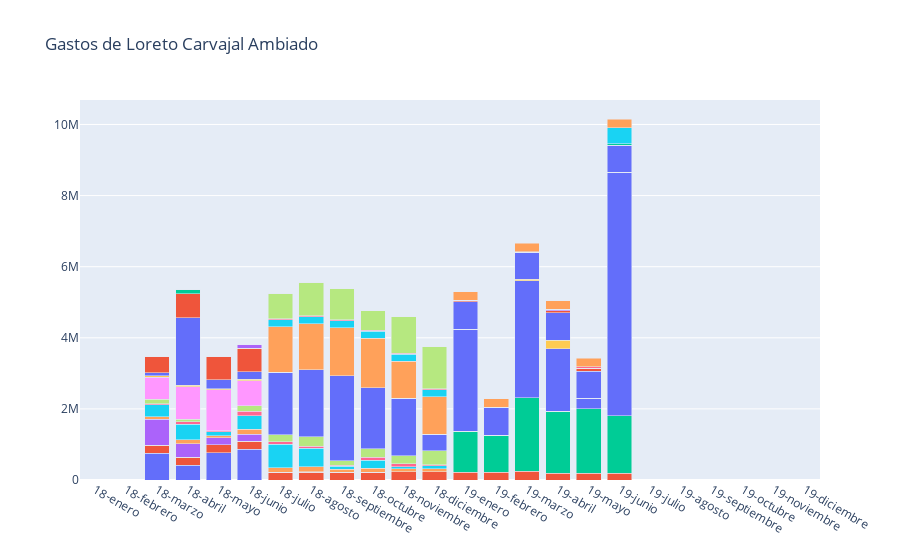

Notebook source saved alongside this figure:
### Code cell
get_all_info(974)

### Figure 1 — Plotly figure (JSON) as saved in the notebook; plotly's stock layout.template omitted (floating-point values rounded to 4 significant figures)
{"data": [{"name": "Oficinas parlamentarias (incluye arriendos, consumos básicos, internet, etc.)  ", "type": "bar", "x": ["18-enero", "18-febrero", "18-marzo", "18-abril", "18-mayo", "18-junio", "18-julio", "18-agosto", "18-septiembre", "18-octubre", "18-noviembre", "18-diciembre", "19-enero", "19-febrero", "19-marzo", "19-abril", "19-mayo", "19-junio", "19-julio", "19-agosto", "19-septiembre", "19-octubre", "19-noviembre", "19-diciembre"], "y": [0, 0, 753256, 413400, 760000, 869009, 0, 0, 0, 0, 0, 0, 0, 0, 0, 0, 0, 0, 0, 0, 0, 0, 0, 0]}, {"name": "Telefonía  ", "type": "bar", "x": ["18-enero", "18-febrero", "18-marzo", "18-abril", "18-mayo", "18-junio", "18-julio", "18-agosto", "18-septiembre", "18-octubre", "18-noviembre", "18-diciembre", "19-enero", "19-febrero", "19-marzo", "19-abril", "19-mayo", "19-junio", "19-julio", "19-agosto", "19-septiembre", "19-octubre", "19-noviembre", "19-diciembre"], "y": [0, 0, 231022, 226093, 233852, 222522, 222522, 222522, 222522, 222522, 226534, 230863, 222522, 222522, 246816, 183470, 183470, 183439, 0, 0, 0, 0, 0, 0]}, {"name": "Traslación  ", "type": "bar", "x": ["18-enero", "18-febrero", "18-marzo", "18-abril", "18-mayo", "18-junio", "18-julio", "18-agosto", "18-septiembre", "18-octubre", "18-noviembre", "18-diciembre", "19-enero", "19-febrero", "19-marzo", "19-abril", "19-mayo", "19-junio", "19-julio", "19-agosto", "19-septiembre", "19-octubre", "19-noviembre", "19-diciembre"], "y": [0, 0, 0, 0, 0, 0, 0, 0, 0, 0, 0, 0, 1146239, 1034851, 2070716, 1753482, 1819996, 1621545, 0, 0, 0, 0, 0, 0]}, {"name": "Vehículos  ", "type": "bar", "x": ["18-enero", "18-febrero", "18-marzo", "18-abril", "18-mayo", "18-junio", "18-julio", "18-agosto", "18-septiembre", "18-octubre", "18-noviembre", "18-diciembre", "19-enero", "19-febrero", "19-marzo", "19-abril", "19-mayo", "19-junio", "19-julio", "19-agosto", "19-septiembre", "19-octubre", "19-noviembre", "19-diciembre"], "y": [0, 0, 721649, 378001, 193000, 193000, 0, 10000, 0, 0, 0, 0, 0, 0, 0, 0, 0, 0, 0, 0, 0, 0, 0, 0]}, {"name": "Tag y peajes  ", "type": "bar", "x": ["18-enero", "18-febrero", "18-marzo", "18-abril", "18-mayo", "18-junio", "18-julio", "18-agosto", "18-septiembre", "18-octubre", "18-noviembre", "18-diciembre", "19-enero", "19-febrero", "19-marzo", "19-abril", "19-mayo", "19-junio", "19-julio", "19-agosto", "19-septiembre", "19-octubre", "19-noviembre", "19-diciembre"], "y": [0, 0, 74800, 110774, 61766, 139700, 119600, 137840, 86630, 104650, 90020, 91410, 0, 0, 0, 0, 0, 0, 0, 0, 0, 0, 0, 0]}, {"name": "Combustible  ", "type": "bar", "x": ["18-enero", "18-febrero", "18-marzo", "18-abril", "18-mayo", "18-junio", "18-julio", "18-agosto", "18-septiembre", "18-octubre", "18-noviembre", "18-diciembre", "19-enero", "19-febrero", "19-marzo", "19-abril", "19-mayo", "19-junio", "19-julio", "19-agosto", "19-septiembre", "19-octubre", "19-noviembre", "19-diciembre"], "y": [0, 0, 340014, 446158, 107000, 383279, 657912, 518006, 80000, 230000, 60000, 82510, 0, 0, 0, 0, 0, 0, 0, 0, 0, 0, 0, 0]}, {"name": "Pasajes de movilización  ", "type": "bar", "x": ["18-enero", "18-febrero", "18-marzo", "18-abril", "18-mayo", "18-junio", "18-julio", "18-agosto", "18-septiembre", "18-octubre", "18-noviembre", "18-diciembre", "19-enero", "19-febrero", "19-marzo", "19-abril", "19-mayo", "19-junio", "19-julio", "19-agosto", "19-septiembre", "19-octubre", "19-noviembre", "19-diciembre"], "y": [0, 0, 21900, 61950, 32600, 131300, 81600, 56000, 24600, 85400, 86600, 18800, 0, 0, 0, 0, 0, 0, 0, 0, 0, 0, 0, 0]}, {"name": "Alimentación  ", "type": "bar", "x": ["18-enero", "18-febrero", "18-marzo", "18-abril", "18-mayo", "18-junio", "18-julio", "18-agosto", "18-septiembre", "18-octubre", "18-noviembre", "18-diciembre", "19-enero", "19-febrero", "19-marzo", "19-abril", "19-mayo", "19-junio", "19-julio", "19-agosto", "19-septiembre", "19-octubre", "19-noviembre", "19-diciembre"], "y": [0, 0, 133504, 72538, 0, 145025, 191215, 276460, 125748, 237240, 221954, 394573, 0, 0, 0, 0, 0, 0, 0, 0, 0, 0, 0, 0]}, {"name": "Viáticos  ", "type": "bar", "x": ["18-enero", "18-febrero", "18-marzo", "18-abril", "18-mayo", "18-junio", "18-julio", "18-agosto", "18-septiembre", "18-octubre", "18-noviembre", "18-diciembre", "19-enero", "19-febrero", "19-marzo", "19-abril", "19-mayo", "19-junio", "19-julio", "19-agosto", "19-septiembre", "19-octubre", "19-noviembre", "19-diciembre"], "y": [0, 0, 613640, 920448, 1150560, 707589, 0, 0, 0, 0, 0, 0, 0, 0, 0, 0, 0, 0, 0, 0, 0, 0, 0, 0]}, {"name": "Estacionamientos  ", "type": "bar", "x": ["18-enero", "18-febrero", "18-marzo", "18-abril", "18-mayo", "18-junio", "18-julio", "18-agosto", "18-septiembre", "18-octubre", "18-noviembre", "18-diciembre", "19-enero", "19-febrero", "19-marzo", "19-abril", "19-mayo", "19-junio", "19-julio", "19-agosto", "19-septiembre", "19-octubre", "19-noviembre", "19-diciembre"], "y": [0, 0, 39466, 31200, 34670, 41344, 0, 0, 0, 0, 0, 0, 0, 0, 0, 0, 0, 0, 0, 0, 0, 0, 0, 0]}, {"name": "Difusión  ", "type": "bar", "x": ["18-enero", "18-febrero", "18-marzo", "18-abril", "18-mayo", "18-junio", "18-julio", "18-agosto", "18-septiembre", "18-octubre", "18-noviembre", "18-diciembre", "19-enero", "19-febrero", "19-marzo", "19-abril", "19-mayo", "19-junio", "19-julio", "19-agosto", "19-septiembre", "19-octubre", "19-noviembre", "19-diciembre"], "y": [0, 0, 90000, 1908000, 245200, 215200, 1755000, 1877250, 2386350, 1710000, 1620100, 466000, 2868835, 0, 3282518, 1755490, 292550, 6847000, 0, 0, 0, 0, 0, 0]}, {"name": "Actividades distritales  ", "type": "bar", "x": ["18-enero", "18-febrero", "18-marzo", "18-abril", "18-mayo", "18-junio", "18-julio", "18-agosto", "18-septiembre", "18-octubre", "18-noviembre", "18-diciembre", "19-enero", "19-febrero", "19-marzo", "19-abril", "19-mayo", "19-junio", "19-julio", "19-agosto", "19-septiembre", "19-octubre", "19-noviembre", "19-diciembre"], "y": [0, 0, 465500, 665000, 665000, 665000, 0, 0, 0, 0, 0, 0, 0, 0, 0, 0, 0, 0, 0, 0, 0, 0, 0, 0]}, {"name": "Alojamiento  ", "type": "bar", "x": ["18-enero", "18-febrero", "18-marzo", "18-abril", "18-mayo", "18-junio", "18-julio", "18-agosto", "18-septiembre", "18-octubre", "18-noviembre", "18-diciembre", "19-enero", "19-febrero", "19-marzo", "19-abril", "19-mayo", "19-junio", "19-julio", "19-agosto", "19-septiembre", "19-octubre", "19-noviembre", "19-diciembre"], "y": [0, 0, 0, 132900, 0, 0, 0, 0, 0, 0, 0, 0, 0, 0, 0, 0, 0, 0, 0, 0, 0, 0, 0, 0]}, {"name": "Servicios y gastos menores  ", "type": "bar", "x": ["18-enero", "18-febrero", "18-marzo", "18-abril", "18-mayo", "18-junio", "18-julio", "18-agosto", "18-septiembre", "18-octubre", "18-noviembre", "18-diciembre", "19-enero", "19-febrero", "19-marzo", "19-abril", "19-mayo", "19-junio", "19-julio", "19-agosto", "19-septiembre", "19-octubre", "19-noviembre", "19-diciembre"], "y": [0, 0, 0, 0, 0, 95790, 0, 0, 0, 0, 0, 0, 0, 0, 0, 0, 0, 0, 0, 0, 0, 0, 0, 0]}, {"name": "Actividades territoriales  ", "type": "bar", "x": ["18-enero", "18-febrero", "18-marzo", "18-abril", "18-mayo", "18-junio", "18-julio", "18-agosto", "18-septiembre", "18-octubre", "18-noviembre", "18-diciembre", "19-enero", "19-febrero", "19-marzo", "19-abril", "19-mayo", "19-junio", "19-julio", "19-agosto", "19-septiembre", "19-octubre", "19-noviembre", "19-diciembre"], "y": [0, 0, 0, 0, 0, 0, 1289417, 1300530, 1359418, 1400116, 1036130, 1064273, 0, 0, 0, 0, 0, 0, 0, 0, 0, 0, 0, 0]}, {"name": "Vehiculos- amortizacion  ", "type": "bar", "x": ["18-enero", "18-febrero", "18-marzo", "18-abril", "18-mayo", "18-junio", "18-julio", "18-agosto", "18-septiembre", "18-octubre", "18-noviembre", "18-diciembre", "19-enero", "19-febrero", "19-marzo", "19-abril", "19-mayo", "19-junio", "19-julio", "19-agosto", "19-septiembre", "19-octubre", "19-noviembre", "19-diciembre"], "y": [0, 0, 0, 0, 0, 0, 193000, 193000, 193000, 193000, 193000, 193000, 0, 0, 0, 0, 0, 0, 0, 0, 0, 0, 0, 0]}, {"name": "Estacionamientos en aeropuerto  ", "type": "bar", "x": ["18-enero", "18-febrero", "18-marzo", "18-abril", "18-mayo", "18-junio", "18-julio", "18-agosto", "18-septiembre", "18-octubre", "18-noviembre", "18-diciembre", "19-enero", "19-febrero", "19-marzo", "19-abril", "19-mayo", "19-junio", "19-julio", "19-agosto", "19-septiembre", "19-octubre", "19-noviembre", "19-diciembre"], "y": [0, 0, 0, 0, 0, 0, 30000, 30000, 30000, 30000, 30000, 30000, 0, 0, 0, 0, 0, 0, 0, 0, 0, 0, 0, 0]}, {"name": "Viáticos del diputado  ", "type": "bar", "x": ["18-enero", "18-febrero", "18-marzo", "18-abril", "18-mayo", "18-junio", "18-julio", "18-agosto", "18-septiembre", "18-octubre", "18-noviembre", "18-diciembre", "19-enero", "19-febrero", "19-marzo", "19-abril", "19-mayo", "19-junio", "19-julio", "19-agosto", "19-septiembre", "19-octubre", "19-noviembre", "19-diciembre"], "y": [0, 0, 0, 0, 0, 0, 707589, 943452, 864831, 550347, 1022073, 1179315, 0, 0, 0, 0, 0, 0, 0, 0, 0, 0, 0, 0]}, {"name": "Traspaso desde gastos operacionales a asignación personal de apoyo  ", "type": "bar", "x": ["18-enero", "18-febrero", "18-marzo", "18-abril", "18-mayo", "18-junio", "18-julio", "18-agosto", "18-septiembre", "18-octubre", "18-noviembre", "18-diciembre", "19-enero", "19-febrero", "19-marzo", "19-abril", "19-mayo", "19-junio", "19-julio", "19-agosto", "19-septiembre", "19-octubre", "19-noviembre", "19-diciembre"], "y": [0, 0, 0, 0, 0, 0, 0, 0, 0, 0, 0, 0, 0, 0, 0, 0, 0, 0, 0, 0, 0, 0, 0, 0]}, {"name": "Actividades destinadas a la interacción con la comunidad  ", "type": "bar", "x": ["18-enero", "18-febrero", "18-marzo", "18-abril", "18-mayo", "18-junio", "18-julio", "18-agosto", "18-septiembre", "18-octubre", "18-noviembre", "18-diciembre", "19-enero", "19-febrero", "19-marzo", "19-abril", "19-mayo", "19-junio", "19-julio", "19-agosto", "19-septiembre", "19-octubre", "19-noviembre", "19-diciembre"], "y": [0, 0, 0, 0, 0, 0, 0, 0, 0, 0, 0, 0, 0, 0, 42201, 240000, 0, 0, 0, 0, 0, 0, 0, 0]}, {"name": "Arriendo de inmueble  ", "type": "bar", "x": ["18-enero", "18-febrero", "18-marzo", "18-abril", "18-mayo", "18-junio", "18-julio", "18-agosto", "18-septiembre", "18-octubre", "18-noviembre", "18-diciembre", "19-enero", "19-febrero", "19-marzo", "19-abril", "19-mayo", "19-junio", "19-julio", "19-agosto", "19-septiembre", "19-octubre", "19-noviembre", "19-diciembre"], "y": [0, 0, 0, 0, 0, 0, 0, 0, 0, 0, 0, 0, 770000, 770000, 770000, 770000, 770000, 770000, 0, 0, 0, 0, 0, 0]}, {"name": "Consumos básicos  ", "type": "bar", "x": ["18-enero", "18-febrero", "18-marzo", "18-abril", "18-mayo", "18-junio", "18-julio", "18-agosto", "18-septiembre", "18-octubre", "18-noviembre", "18-diciembre", "19-enero", "19-febrero", "19-marzo", "19-abril", "19-mayo", "19-junio", "19-julio", "19-agosto", "19-septiembre", "19-octubre", "19-noviembre", "19-diciembre"], "y": [0, 0, 0, 0, 0, 0, 0, 0, 0, 0, 0, 0, 36680, 0, 0, 65131, 77890, 0, 0, 0, 0, 0, 0, 0]}, {"name": "Equipamiento oficina parlamentaria  ", "type": "bar", "x": ["18-enero", "18-febrero", "18-marzo", "18-abril", "18-mayo", "18-junio", "18-julio", "18-agosto", "18-septiembre", "18-octubre", "18-noviembre", "18-diciembre", "19-enero", "19-febrero", "19-marzo", "19-abril", "19-mayo", "19-junio", "19-julio", "19-agosto", "19-septiembre", "19-octubre", "19-noviembre", "19-diciembre"], "y": [0, 0, 0, 0, 0, 0, 0, 0, 0, 0, 0, 0, 0, 0, 0, 0, 0, 31473, 0, 0, 0, 0, 0, 0]}, {"name": "Materiales de oficina  ", "type": "bar", "x": ["18-enero", "18-febrero", "18-marzo", "18-abril", "18-mayo", "18-junio", "18-julio", "18-agosto", "18-septiembre", "18-octubre", "18-noviembre", "18-diciembre", "19-enero", "19-febrero", "19-marzo", "19-abril", "19-mayo", "19-junio", "19-julio", "19-agosto", "19-septiembre", "19-octubre", "19-noviembre", "19-diciembre"], "y": [0, 0, 0, 0, 0, 0, 0, 0, 0, 0, 0, 0, 0, 16789, 0, 31420, 0, 0, 0, 0, 0, 0, 0, 0]}, {"name": "Correspondencia  ", "type": "bar", "x": ["18-enero", "18-febrero", "18-marzo", "18-abril", "18-mayo", "18-junio", "18-julio", "18-agosto", "18-septiembre", "18-octubre", "18-noviembre", "18-diciembre", "19-enero", "19-febrero", "19-marzo", "19-abril", "19-mayo", "19-junio", "19-julio", "19-agosto", "19-septiembre", "19-octubre", "19-noviembre", "19-diciembre"], "y": [0, 0, 0, 0, 0, 0, 0, 0, 0, 0, 0, 0, 6435, 0, 12511, 0, 0, 11760, 0, 0, 0, 0, 0, 0]}, {"name": "Gastos de mantención oficina parlamentaria (inmueble)  ", "type": "bar", "x": ["18-enero", "18-febrero", "18-marzo", "18-abril", "18-mayo", "18-junio", "18-julio", "18-agosto", "18-septiembre", "18-octubre", "18-noviembre", "18-diciembre", "19-enero", "19-febrero", "19-marzo", "19-abril", "19-mayo", "19-junio", "19-julio", "19-agosto", "19-septiembre", "19-octubre", "19-noviembre", "19-diciembre"], "y": [0, 0, 0, 0, 0, 0, 0, 0, 0, 0, 0, 0, 0, 0, 0, 0, 0, 450000, 0, 0, 0, 0, 0, 0]}, {"name": "Reparaciones locativas del inmueble  ", "type": "bar", "x": ["18-enero", "18-febrero", "18-marzo", "18-abril", "18-mayo", "18-junio", "18-julio", "18-agosto", "18-septiembre", "18-octubre", "18-noviembre", "18-diciembre", "19-enero", "19-febrero", "19-marzo", "19-abril", "19-mayo", "19-junio", "19-julio", "19-agosto", "19-septiembre", "19-octubre", "19-noviembre", "19-diciembre"], "y": [0, 0, 0, 0, 0, 0, 0, 0, 0, 0, 0, 0, 0, 0, 0, 0, 38679, 0, 0, 0, 0, 0, 0, 0]}, {"name": "Habilitación de sedes parlamentarias (con autorización de crap)  ", "type": "bar", "x": ["18-enero", "18-febrero", "18-marzo", "18-abril", "18-mayo", "18-junio", "18-julio", "18-agosto", "18-septiembre", "18-octubre", "18-noviembre", "18-diciembre", "19-enero", "19-febrero", "19-marzo", "19-abril", "19-mayo", "19-junio", "19-julio", "19-agosto", "19-septiembre", "19-octubre", "19-noviembre", "19-diciembre"], "y": [0, 0, 0, 0, 0, 0, 0, 0, 0, 0, 0, 0, 0, 0, 0, 0, 0, 0, 0, 0, 0, 0, 0, 0]}, {"name": "Seguros de bienes  ", "type": "bar", "x": ["18-enero", "18-febrero", "18-marzo", "18-abril", "18-mayo", "18-junio", "18-julio", "18-agosto", "18-septiembre", "18-octubre", "18-noviembre", "18-diciembre", "19-enero", "19-febrero", "19-marzo", "19-abril", "19-mayo", "19-junio", "19-julio", "19-agosto", "19-septiembre", "19-octubre", "19-noviembre", "19-diciembre"], "y": [0, 0, 0, 0, 0, 0, 0, 0, 0, 0, 0, 0, 0, 0, 0, 0, 0, 0, 0, 0, 0, 0, 0, 0]}, {"name": "Arriendo de oficinas virtuales  ", "type": "bar", "x": ["18-enero", "18-febrero", "18-marzo", "18-abril", "18-mayo", "18-junio", "18-julio", "18-agosto", "18-septiembre", "18-octubre", "18-noviembre", "18-diciembre", "19-enero", "19-febrero", "19-marzo", "19-abril", "19-mayo", "19-junio", "19-julio", "19-agosto", "19-septiembre", "19-octubre", "19-noviembre", "19-diciembre"], "y": [0, 0, 0, 0, 0, 0, 0, 0, 0, 0, 0, 0, 0, 0, 0, 0, 0, 0, 0, 0, 0, 0, 0, 0]}, {"name": "Servicios web  ", "type": "bar", "x": ["18-enero", "18-febrero", "18-marzo", "18-abril", "18-mayo", "18-junio", "18-julio", "18-agosto", "18-septiembre", "18-octubre", "18-noviembre", "18-diciembre", "19-enero", "19-febrero", "19-marzo", "19-abril", "19-mayo", "19-junio", "19-julio", "19-agosto", "19-septiembre", "19-octubre", "19-noviembre", "19-diciembre"], "y": [0, 0, 0, 0, 0, 0, 0, 0, 0, 0, 0, 0, 0, 0, 0, 0, 0, 0, 0, 0, 0, 0, 0, 0]}, {"name": "Contratación servicio de almacenamiento  ", "type": "bar", "x": ["18-enero", "18-febrero", "18-marzo", "18-abril", "18-mayo", "18-junio", "18-julio", "18-agosto", "18-septiembre", "18-octubre", "18-noviembre", "18-diciembre", "19-enero", "19-febrero", "19-marzo", "19-abril", "19-mayo", "19-junio", "19-julio", "19-agosto", "19-septiembre", "19-octubre", "19-noviembre", "19-diciembre"], "y": [0, 0, 0, 0, 0, 0, 0, 0, 0, 0, 0, 0, 0, 0, 0, 0, 0, 0, 0, 0, 0, 0, 0, 0]}, {"name": "Arriendo de oficina móvil  ", "type": "bar", "x": ["18-enero", "18-febrero", "18-marzo", "18-abril", "18-mayo", "18-junio", "18-julio", "18-agosto", "18-septiembre", "18-octubre", "18-noviembre", "18-diciembre", "19-enero", "19-febrero", "19-marzo", "19-abril", "19-mayo", "19-junio", "19-julio", "19-agosto", "19-septiembre", "19-octubre", "19-noviembre", "19-diciembre"], "y": [0, 0, 0, 0, 0, 0, 0, 0, 0, 0, 0, 0, 0, 0, 0, 0, 0, 0, 0, 0, 0, 0, 0, 0]}, {"name": "Mantencion y reparación de oficina móvil  ", "type": "bar", "x": ["18-enero", "18-febrero", "18-marzo", "18-abril", "18-mayo", "18-junio", "18-julio", "18-agosto", "18-septiembre", "18-octubre", "18-noviembre", "18-diciembre", "19-enero", "19-febrero", "19-marzo", "19-abril", "19-mayo", "19-junio", "19-julio", "19-agosto", "19-septiembre", "19-octubre", "19-noviembre", "19-diciembre"], "y": [0, 0, 0, 0, 0, 0, 0, 0, 0, 0, 0, 0, 0, 0, 0, 0, 0, 0, 0, 0, 0, 0, 0, 0]}, {"name": "Servicios menores  ", "type": "bar", "x": ["18-enero", "18-febrero", "18-marzo", "18-abril", "18-mayo", "18-junio", "18-julio", "18-agosto", "18-septiembre", "18-octubre", "18-noviembre", "18-diciembre", "19-enero", "19-febrero", "19-marzo", "19-abril", "19-mayo", "19-junio", "19-julio", "19-agosto", "19-septiembre", "19-octubre", "19-noviembre", "19-diciembre"], "y": [0, 0, 0, 0, 0, 0, 0, 0, 0, 0, 0, 0, 239000, 239000, 239000, 239000, 239000, 239000, 0, 0, 0, 0, 0, 0]}], "layout": {"barmode": "stack", "showlegend": false, "title": {"text": "Gastos de Loreto Carvajal Ambiado "}}}
